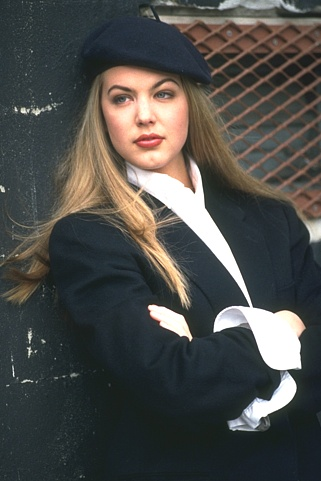
#> input picture data/181018.jpg, 321 x 481 px
$ python example.py
#> lines starting #> are read from the running program, lines starting #| are printed output that depends on the picture; long printed decimals are rounded
### utils/io_utils.py
import cv2
import numpy as np


def imread(path):
#> called with path = './data/181018.jpg'
    im = cv2.imread(path)
#> im is the input picture: shape (481, 321, 3); mean B, G, R 72.9, 76, 76.3
    # cv2 reads images as B G R if image has colors
    if len(im.shape) > 2:
        # if that is the case, we need to convert from BGR to RGB
        # Converts to R G B
        _im = np.zeros_like(im)
        _im[:, :, 0] = im[:, :, 2].copy()
        _im[:, :, 1] = im[:, :, 1].copy()
        _im[:, :, 2] = im[:, :, 0].copy()
        return _im
    # if not, we don't do anything
    return im

### facial_detection/haar_detector.py
import cv2
from utils import time_execution
from facial_detection import FacialDetector


class HaarDetector(FacialDetector):
    def __init__(self):
        self.face_cascade = cv2.CascadeClassifier(cv2.data.haarcascades + 'haarcascade_frontalface_default.xml')
        self.eye_cascade = cv2.CascadeClassifier(cv2.data.haarcascades + 'haarcascade_eye.xml')

    @time_execution
    def __call__(self, im, detect_eyes=True, **kwargs):
        if len(im.shape) > 2:
            im = cv2.cvtColor(im, cv2.COLOR_BGR2GRAY)
        faces = self.face_cascade.detectMultiScale(im, **kwargs)
        if detect_eyes:
            eyes = self.eye_cascade.detectMultiScale(im, **kwargs)

            return faces, eyes
        return faces

### utils/timing_utils.py
from time import time


def time_execution(fn):
    def timing_wrapper(*args, **kwargs):
        start = time()
        res = fn(*args, **kwargs)
        finish = time()

        return res, (finish - start)
    return timing_wrapper

### utils/plot_utils.py
import matplotlib.pyplot as plt
import matplotlib.patches as patches


def plot_img_with_patches(im, faces, eyes=None, show=True, save=True):
    _, ax = plt.subplots()
    ax.axis('off')
    ax.imshow(im, cmap='gray')

    rectangles = []
    for face in faces:
        rectangles.append(
            patches.Rectangle((face[0], face[1]), face[2], face[3],
                              linewidth=1, edgecolor='r', facecolor='none')
        )

    if eyes is not None:
        for eye in eyes:
            rectangles.append(
                patches.Rectangle((eye[0], eye[1]), eye[2], eye[3],
                                  linewidth=1, edgecolor='r', facecolor='none')
            )
    for rectangle in rectangles:
        ax.add_patch(rectangle)
    if save:
        plt.savefig('./data/detected.jpg')
    if show:
        plt.show()

### example.py
from facial_detection import HaarDetector
from utils import imread, plot_img_with_patches

im = imread('./data/181018.jpg')
detector = HaarDetector()
(faces, eyes), elapsed_time = detector(im)
#> in __call__, `im = cv2.cvtColor(im, cv2.COLOR_BGR2GRAY)`:
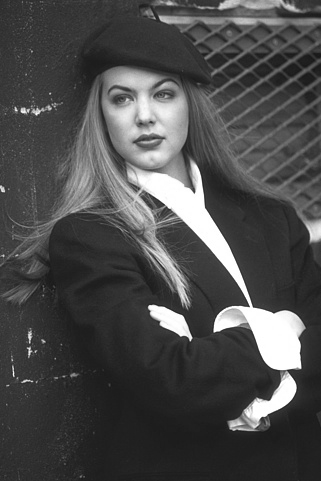
#> im: shape (481, 321); min 23, max 255, mean 75.1
#> in __call__, `faces = self.face_cascade.detectMultiScale(im, **kwargs)`: faces = [[89, 54, 111, 111]]
#> in __call__, `eyes = self.eye_cascade.detectMultiScale(im, **kwargs)`: eyes = [[150, 82, 26, 26], [112, 87, 23, 23]]
#> in timing_wrapper, `res = fn(*args, **kwargs)`: res = ([[89, 54, 111, 111]], [[150, 82, 26, 26], [112, 87, 23, 23]])
#> faces = [[89, 54, 111, 111]]; eyes = [[150, 82, 26, 26], [112, 87, 23, 23]]; elapsed_time = 0.173

print('Detection took {} seconds'.format(elapsed_time))
#| Detection took 0.1734 seconds
plot_img_with_patches(im, faces, eyes)
#> the loop in plot_img_with_patches, `for face in faces:` made 1 pass
#> after the loop in plot_img_with_patches, `for face in faces:`: rectangles = 1 item
#> the loop in plot_img_with_patches, `for eye in eyes:` made 2 passes
#> after the loop in plot_img_with_patches, `for eye in eyes:`: rectangles = 3 items
#> the loop in plot_img_with_patches, `for rectangle in rectangles:` made 3 passes
#> in plot_img_with_patches, `plt.savefig('./data/detected.jpg')`:
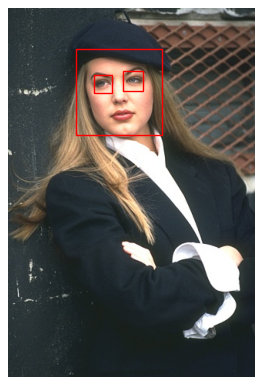
#> figure drawn by matplotlib, 1 panel

$ run again, with data/189003.jpg copied over data/181018.jpg
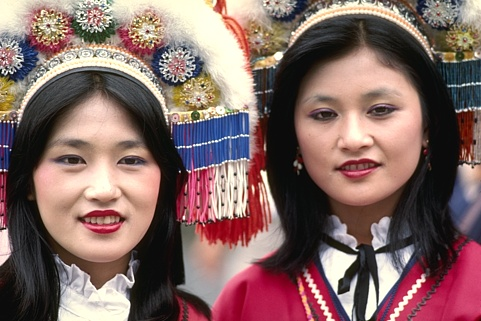
#> input picture data/189003.jpg, 481 x 321 px
#> in imread, im is the input picture: shape (321, 481, 3); mean B, G, R 99.9, 103.4, 131.2
#> in __call__, `im = cv2.cvtColor(im, cv2.COLOR_BGR2GRAY)`:
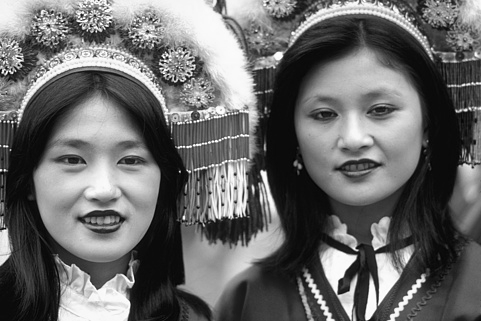
#> im: shape (321, 481); min 0, max 255, mean 105.6
#> in __call__, `faces = self.face_cascade.detectMultiScale(im, **kwargs)`: faces = [[278, 51, 157, 157], [24, 104, 150, 150]]
#> in __call__, `eyes = self.eye_cascade.detectMultiScale(im, **kwargs)`: eyes = [[356, 90, 39, 39], [305, 94, 39, 39], [230, 228, 23, 23], [108, 141, 41, 41], [338, 150, 36, 36], [49, 134, 48, 48], [228, 221, 34, 34], [75, 192, 54, 54]]
#> `(faces, eyes), elapsed_time = detector(im)`: faces = [[278, 51, 157, 157], [24, 104, 150, 150]]; elapsed_time = 0.285
#| Detection took 0.285 seconds
#> the loop in plot_img_with_patches, `for face in faces:` made 2 passes
#> after the loop in plot_img_with_patches, `for face in faces:`: rectangles = 2 items
#> the loop in plot_img_with_patches, `for eye in eyes:` made 8 passes
#> after the loop in plot_img_with_patches, `for eye in eyes:`: rectangles = 10 items
#> the loop in plot_img_with_patches, `for rectangle in rectangles:` made 10 passes
#> in plot_img_with_patches, `plt.savefig('./data/detected.jpg')`:
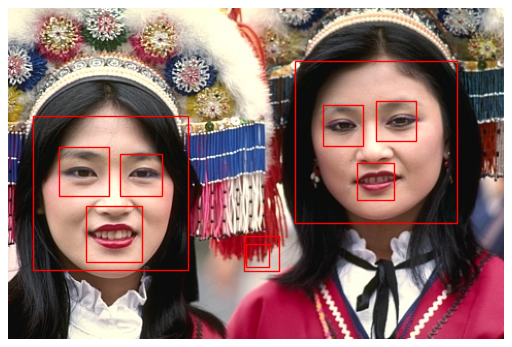
#> figure drawn by matplotlib, 1 panel

$ run again, with data/65074.jpg copied over data/181018.jpg
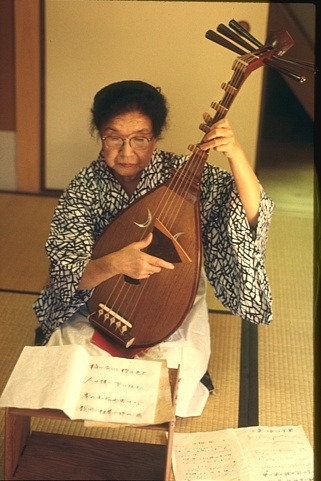
#> input picture data/65074.jpg, 321 x 481 px
#> in imread, im is the input picture: shape (481, 321, 3); mean B, G, R 80.4, 124, 154.8
#> in __call__, `im = cv2.cvtColor(im, cv2.COLOR_BGR2GRAY)`:
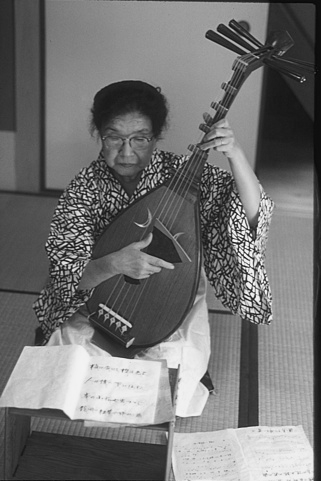
#> im: shape (481, 321); min 7, max 248, mean 114.5
#> in __call__, `faces = self.face_cascade.detectMultiScale(im, **kwargs)`: faces = [[94, 113, 66, 66]]
#> in __call__, `eyes = self.eye_cascade.detectMultiScale(im, **kwargs)`: eyes = ()
#> res = ([[94, 113, 66, 66]], ())
#> `(faces, eyes), elapsed_time = detector(im)`: faces = [[94, 113, 66, 66]]; eyes = (); elapsed_time = 0.194
#| Detection took 0.1941 seconds
#> the loop in plot_img_with_patches, `for face in faces:` made 1 pass
#> after the loop in plot_img_with_patches, `for face in faces:`: rectangles = 1 item
#> the loop in plot_img_with_patches, `for rectangle in rectangles:` made 1 pass
#> in plot_img_with_patches, `plt.savefig('./data/detected.jpg')`:
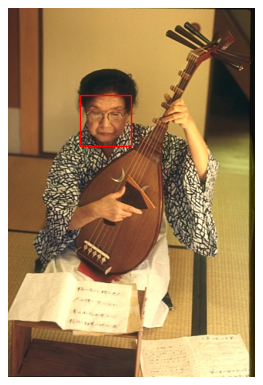
#> figure drawn by matplotlib, 1 panel
